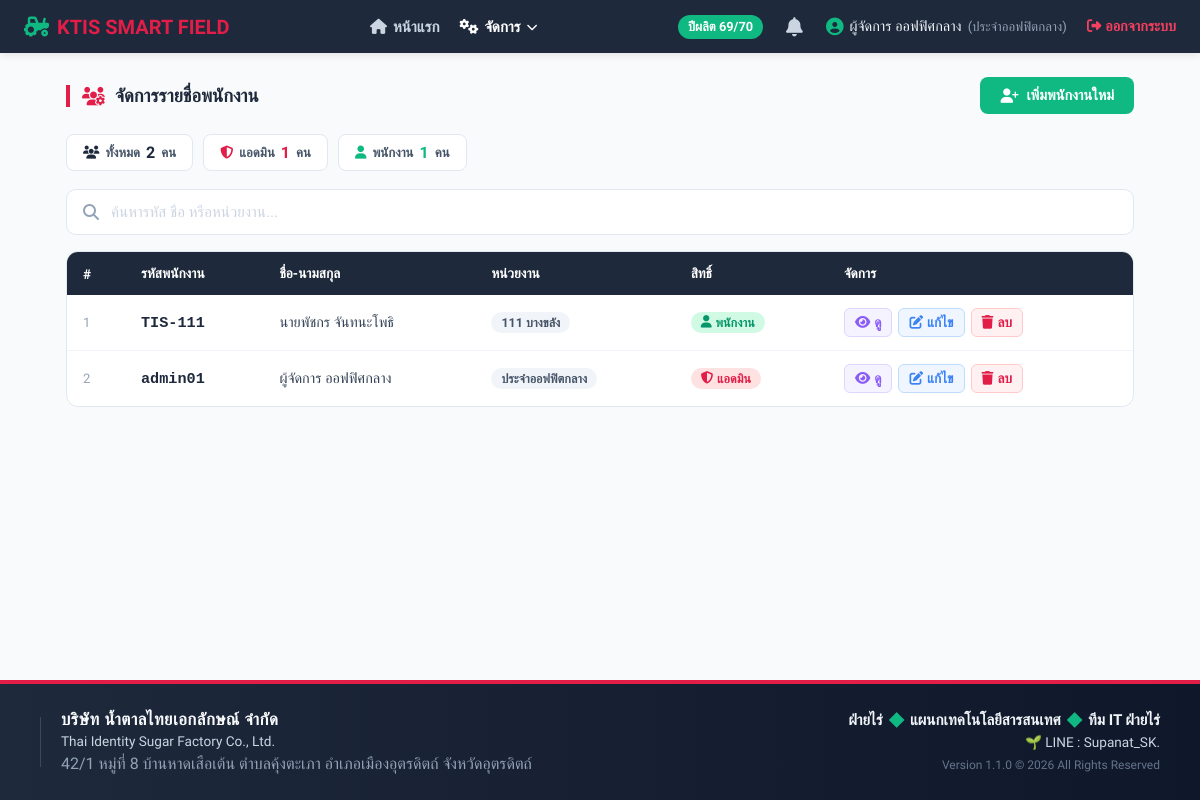
Page /ktis_field/manage_users.php (signed in) on the committed database.
### tables this page shows
CREATE TABLE `employee` (
  `ID` int(10) NOT NULL,
  `emp_id` varchar(20) NOT NULL,
  `emp_pass` varchar(255) DEFAULT NULL,
  `emp_name` varchar(50) NOT NULL,
  `emp_unit` varchar(50) NOT NULL,
  `emp_level` varchar(1) NOT NULL
);

### ktis_field/includes/header_data.php (called while the page is built, shortened)
<?php
$current_page = basename($_SERVER['PHP_SELF']);
?>

### ktis_field/manage_users.php (the view, shortened to what this page needs)
<?php
require_once 'config.php';
$stmt = $conn->query("SELECT * FROM employee ORDER BY emp_unit ASC, emp_id ASC");
$employees = $stmt->fetchAll();
?>
<!DOCTYPE html>
<html lang="th">
<head>
    <link rel="stylesheet" href="https://cdnjs.cloudflare.com/ajax/libs/font-awesome/6.4.0/css/all.min.css">
</head>
<body>
<div class="content-wrapper">
<?php include 'includes/nav_u_header.php'; ?>
<div class="page-container">
    <div class="page-header">
        <div class="page-title">
            <i class="fa-solid fa-users-gear" style="color:#e11d48;"></i>
            จัดการรายชื่อพนักงาน
        </div>
        <a href="add_user.php" class="btn-add">
            <i class="fa-solid fa-user-plus"></i> เพิ่มพนักงานใหม่
        </a>
    </div>
    <?php
    $total = count($employees);
    $admins = count(array_filter($employees, fn($e) => $e['emp_level'] == 'a'));
    $users  = $total - $admins;
    ?>
    <div class="stat-row">
        <div class="stat-chip chip-total"><i class="fa-solid fa-users" style="color:#1e293b;"></i> ทั้งหมด <span><?php echo $total; ?></span> คน</div>
        <div class="stat-chip chip-admin"><i class="fa-solid fa-shield-halved" style="color:#e11d48;"></i> แอดมิน <span><?php echo $admins; ?></span> คน</div>
        <div class="stat-chip chip-user"><i class="fa-solid fa-user" style="color:#10b981;"></i> พนักงาน <span><?php echo $users; ?></span> คน</div>
    </div>
    <div class="search-bar">
        <i class="fa-solid fa-magnifying-glass"></i>
        <input type="text" id="search-input" placeholder="ค้นหารหัส ชื่อ หรือหน่วยงาน..." oninput="filterTable()">
    </div>
    <div class="table-wrap" id="desktop-table">
        <table>
            <thead>
                <tr>
                    <th>#</th>
                    <th>รหัสพนักงาน</th>
                    <th>ชื่อ-นามสกุล</th>
                    <th>หน่วยงาน</th>
                    <th>สิทธิ์</th>
                    <th>จัดการ</th>
                </tr>
            </thead>
            <tbody id="emp-tbody">
                <?php foreach($employees as $i => $emp): ?>
                <tr class="emp-row"
                    data-name="<?php echo htmlspecialchars(strtolower($emp['emp_name'])); ?>"
                    data-id="<?php echo htmlspecialchars(strtolower($emp['emp_id'])); ?>"
                    data-unit="<?php echo htmlspecialchars(strtolower($emp['emp_unit'])); ?>">
                    <td style="color:#94a3b8; font-size:0.82rem;"><?php echo $i+1; ?></td>
                    <td><span class="emp-id-cell"><?php echo htmlspecialchars($emp['emp_id']); ?></span></td>
                    <td><?php echo htmlspecialchars($emp['emp_name']); ?></td>
                    <td><span class="badge-unit"><?php echo htmlspecialchars($emp['emp_unit']); ?></span></td>
                    <td>
                        <?php if($emp['emp_level'] == 'a'): ?>
                            <span class="badge-admin"><i class="fa-solid fa-shield-halved"></i> แอดมิน</span>
                        <?php else: ?>
                            <span class="badge-user"><i class="fa-solid fa-user"></i> พนักงาน</span>
                        <?php endif; ?>
                    </td>
                    <td>
                        <div style="display:flex; gap:6px; flex-wrap:wrap;">
                            <a href="view_user.php?id=<?php echo $emp['ID']; ?>" class="action-view">
                                <i class="fa-solid fa-eye"></i> ดู
                            </a>
                            <a href="edit_user.php?id=<?php echo $emp['ID']; ?>" class="action-edit">
                                <i class="fa-solid fa-pen-to-square"></i> แก้ไข
                            </a>
                            <a href="delete_user.php?id=<?php echo $emp['ID']; ?>" class="action-del"
                               onclick="return confirm('ยืนยันการลบพนักงานคุณ <?php echo addslashes(htmlspecialchars($emp['emp_name'])); ?> หรือไม่?')">
                                <i class="fa-solid fa-trash"></i> ลบ
                            </a>
                        </div>
                    </td>
                </tr>
                <?php endforeach; ?>
            </tbody>
        </table>
    </div>
</div>
</div>
<?php include 'includes/nav_u_footer.php'; ?>
</body>
</html>

### ktis_field/includes/nav_u_header.php (shortened to what this page needs)
<?php
require_once 'includes/header_data.php';
$is_admin = isset($_SESSION['emp_level']) && $_SESSION['emp_level'] === 'a';
$admin_pages = ['manage_users.php','harvester_admin.php','setting_system.php','problem_reports_admin.php'];
?>
<!DOCTYPE html>
<html lang="th">
<head>
    <link rel="stylesheet" href="https://cdnjs.cloudflare.com/ajax/libs/font-awesome/6.4.0/css/all.min.css">
    <link rel="stylesheet" href="includes/nav_custom.css">
</head>
<body>
<nav class="main-navbar">
    <a href="index.php" class="nav-logo" style="text-decoration:none;color:inherit;">
        <i class="fa-solid fa-tractor" style="color:#10b981;"></i>
        <span class="logo-full">KTIS <span style="color:#e11d48;">SMART FIELD</span></span>
    </a>
    <div class="nav-menu" id="navMenu">
        <a href="index.php" class="nav-item <?php echo ($current_page=='index.php')?'active':''; ?>">
            <i class="fa-solid fa-house"></i> หน้าแรก
        </a>
        <?php if($is_admin): ?>
        <div class="nav-admin-group" id="adminNavGroup">
            <button class="nav-admin-toggle <?php echo in_array($current_page,$admin_pages)?'active':''; ?>" id="adminToggle">
                <i class="fa-solid fa-gears"></i> จัดการ
                <i class="fa-solid fa-chevron-down arrow-icon"></i>
            </button>
        </div>
        <?php endif; ?>
    </div>
    <div class="nav-right-zone">
        <div class="badge-crop">
            ปีผลิต <?php echo htmlspecialchars($_SESSION['crop_year'] ?? '-'); ?>
        </div>
        <button class="noti-bell-btn" id="notiBellBtn" title="การแจ้งเตือน">
            <i class="fa-solid fa-bell"></i>
        </button>
        <div class="pc-profile-zone">
            <div class="user-profile-info">
                <i class="fa-solid fa-circle-user" style="font-size:1.1rem;color:#10b981;"></i>
                <span><?php echo htmlspecialchars($_SESSION['emp_name'] ?? 'Guest'); ?></span>
                <span style="color:#94a3b8;font-size:.82rem;">(<?php echo htmlspecialchars($_SESSION['emp_unit'] ?? '-'); ?>)</span>
            </div>
            <a href="logout.php" class="btn-logout" title="ออกจากระบบ">
                <i class="fa-solid fa-right-from-bracket"></i> ออกจากระบบ
            </a>
        </div>
    </div>
</nav>

### ktis_field/includes/nav_u_footer.php (shortened to what this page needs)
<?php
$stmt = $conn->query("SELECT setting_key, setting_value FROM system_settings");
$sys_settings = $stmt->fetchAll(PDO::FETCH_KEY_PAIR);
?>
<footer class="main-footer-custom">
    <div class="footer-container">
        <div class="footer-left">
            <div class="company-info">
                <span class="company-name-th"><?php echo $sys_settings['company_name_th'] ?? 'บริษัท น้ำตาลไทยเอกลักษณ์ จำกัด'; ?></span>
                <span class="company-name-en"><?php echo $sys_settings['company_name_en'] ?? 'Thai Identity Sugar Factory Co., Ltd.'; ?></span>
                <span class="company-address"><?php echo $sys_settings['company_address'] ?? '42/1 หมู่ที่ 8 ตำบลคุ้งตะเภา อำเภอเมืองอุตรดิตถ์'; ?></span>
            </div>
        </div>
        <div class="footer-right">
            <div class="department-info">ฝ่ายไร่<span class="dot-separator">◆</span>แผนกเทคโนโลยีสารสนเทศ<span class="dot-separator">◆</span>ทีม IT ฝ่ายไร่</div>
            <div class="dev-credit">🌱 LINE : <?php echo $sys_settings['developer_credit'] ?? 'Supanat_SK.'; ?></div>
            <div class="version-info">Version <?php echo $sys_settings['system_version'] ?? '1.1.0'; ?> © <?php echo date("Y"); ?> All Rights Reserved</div>
        </div>
    </div>
</footer>

### ktis_field/includes/nav_custom.css (style rules this page uses)
.main-navbar { background-color: #1e293b; color: white; padding: 12px 24px; display: flex; justify-content: space-between; align-items: center; font-family: 'Sarabun', sans-serif; box-shadow: 0 2px 8px rgba(0,0,0,0.1); position: relative; z-index: 999; top: 0; width: 100%; }
.nav-logo { font-weight: 700; font-size: 1.25rem; display: flex; align-items: center; gap: 8px; white-space: nowrap; }
.nav-logo span { color: #e11d48; }
.nav-menu { display: flex; align-items: center; gap: 20px; }
.nav-item { color: #cbd5e1; text-decoration: none; font-weight: 600; font-size: 0.95rem; transition: color 0.2s; display: flex; align-items: center; gap: 6px; }
.nav-right-zone { display: flex; align-items: center; gap: 18px; position: relative; }
.badge-crop { background-color: #10b981; color: white; padding: 4px 10px; border-radius: 20px; font-size: 0.8rem; font-weight: 700; white-space: nowrap; }
.noti-bell-btn { background: none; border: none; position: relative; cursor: pointer; color: #cbd5e1; font-size: 1.2rem; transition: color 0.2s; display: flex; align-items: center; padding: 5px; }
.user-profile-info { font-size: 0.9rem; color: #f1f5f9; display: flex; align-items: center; gap: 6px; white-space: nowrap; }
.btn-logout { color: #f43f5e; text-decoration: none; font-size: 0.9rem; font-weight: 600; margin-left: 5px; display: inline-flex; align-items: center; gap: 4px;margin-top: 0; white-space: nowrap; }
.pc-profile-zone { display: flex; align-items: center; gap: 15px; }
.nav-admin-group { position: relative; display: flex; align-items: center; }
.nav-admin-toggle { color: #cbd5e1; text-decoration: none; font-weight: 600; font-size: 0.95rem; display: flex; align-items: center; gap: 6px; cursor: pointer; background: none; border: none; padding: 0; transition: color 0.2s; }
.nav-admin-toggle:hover, .nav-admin-toggle.active { color: white; }
.nav-admin-toggle .arrow-icon { font-size: 0.7rem; transition: transform 0.2s; }

### ktis_field/includes/nav_u_footer.php (style rules this page uses)
html, body { height: 100%; margin: 0; }
body { display: flex; flex-direction: column; min-height: 100vh; background-color: #f8fafc; }
.content-wrapper { flex: 1 0 auto; }
.main-footer-custom { flex-shrink: 0; background: linear-gradient(90deg, #1e293b 0%, #0f172a 100%); color: white; padding: 25px 0; border-top: 4px solid #e11d48; width: 100%; position: relative; z-index: 100; font-family: 'Sarabun', sans-serif; }
.footer-container { max-width: 1400px; margin: 0 auto; padding: 0 40px; display: flex; justify-content: space-between; align-items: center; flex-wrap: wrap; gap: 20px; }
.footer-left { display: flex; align-items: center; gap: 20px; }
.company-info { display: flex; flex-direction: column; gap: 4px; }
.company-name-th { font-weight: 700; font-size: 1.05rem; letter-spacing: 0.5px; color: #f8fafc; }
.company-name-en { font-size: 0.85rem; color: #cbd5e1; font-weight: 500; }
.company-address { font-size: 0.8 rem; color: #94a3b8; line-height: 1.4; }
.footer-right { text-align: right; display: flex; flex-direction: column; gap: 5px; }
.department-info { font-weight: 600; font-size: 0.95rem; color: #f1f5f9; }
.dot-separator { color: #10b981; margin: 0 6px; }
.dev-credit { font-size: 0.85rem; color: #cbd5e1; display: flex; align-items: center; justify-content: flex-end; gap: 8px; }
.version-info { font-size: 0.75rem; color: #64748b; margin-top: 3px; }

### rows in the picture
employee: emp "TIS-111", emp_name "นายพัชกร จันทนะโพธิ", emp_unit "111 บางขลัง", emp_level "u" (drawn)
employee: emp "admin01", emp_name "ผู้จัดการ ออฟฟิศกลาง", emp_unit "ประจำออฟฟิตกลาง", emp_level "a" (drawn)

### other values in the picture
$_SESSION['crop_year'] "69/70"
$_SESSION['emp_name'] "ผู้จัดการ ออฟฟิศกลาง"
$_SESSION['emp_unit'] "ประจำออฟฟิตกลาง"
$total "2"
$admins "1"
$users "1"
$sys_settings['company_name_th'] "บริษัท น้ำตาลไทยเอกลักษณ์ จำกัด"
$sys_settings['company_name_en'] "Thai Identity Sugar Factory Co., Ltd."
$sys_settings['company_address'] "42/1 หมู่ที่ 8 บ้านหาดเสือเต้น ตำบลคุ้งตะเภา อำเภอเมืองอุตรดิตถ์ จังหวัดอุตรดิตถ์"
$sys_settings['developer_credit'] "Supanat_SK."
$sys_settings['system_version'] "1.1.0"
